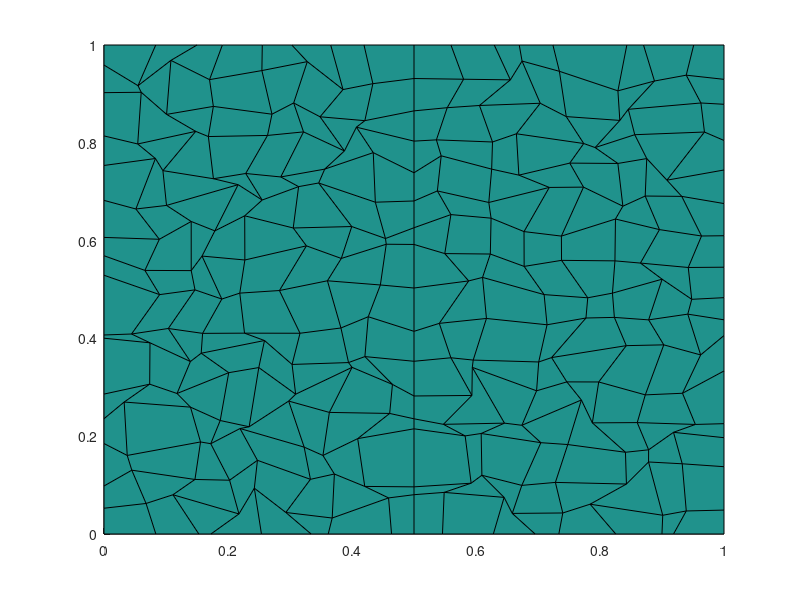

This figure's MATLAB source:
clear all; close all; clc
% random mesh generated for quadrilaterals

logi_save_plots = false;
logi_write_file = true;

logi_mid_x = true;
logi_mid_xy = false;

L=1;
n=16;
if(mod(n,2)~=0)
    error('if(mod(n,2)==0)')
end
h=L/n;
xi=linspace(0,L,n+1);
eta=xi;
fraction=0.50;

x=zeros(n+1,n+1);
y=x;
for i=1:n+1
    ax=1;   if(i==1||i==n+1),ax=0;end
    for j=1:n+1
        ay=1;   if(j==1||j==n+1),ay=0;end
        x(i,j) = xi(i) + (2*rand(1,1)-1)*h*fraction*ax;
        y(i,j) = eta(j)+ (2*rand(1,1)-1)*h*fraction*ay;
    end
end

%---------------------------------------------
% keep x=L/2 a straight line
if logi_mid_x
    xx=x;
    xx(n/2+1,:)=L/2;
    figure(2)
    surf(xx,y,ones(n+1,n+1))
    view(0,90)
    output_file2=strcat('.\figs\random_quad_mesh_mid_x_2mat_L',int2str(L),'_n',int2str(n),'_a',num2str(fraction,3));
    if(logi_save_plots)
        print('-dpdf',strcat(output_file2,'.pdf'));
        print('-dpng',strcat(output_file2,'.png'));
        saveas(gcf,strcat(output_file2,'.fig'),'fig');
    end
end
%---------------------------------------------
% keep x=L/2  and y=L/2 as straight lines
if logi_mid_xy
    yy=y;
    yy(:,n/2+1)=L/2;
    figure(3)
    surf(xx,yy,ones(n+1,n+1))
    view(0,90)
    output_file3=strcat('.\figs\random_quad_mesh_mid_xy_2mat_L',int2str(L),'_n',int2str(n),'_a',num2str(fraction,3));
    if(logi_save_plots)
        print('-dpdf',strcat(output_file3,'.pdf'));
        print('-dpng',strcat(output_file3,'.png'));
        saveas(gcf,strcat(output_file3,'.fig'),'fig');
    end
end
%
%---------------------------------------------
%
if(~logi_write_file), return; end;
%
%---------------------------------------------
% save txt file
matID=[1 2];
srcID=[1 2];

% date and time;
[yr, mo, da, hr, mi, s] = datevec(now);

ncells = n*n;

%%%%%%%%%%%%%%
if logi_mid_x
    %%%%%%%%%%%%%%
    output_file2=strcat(output_file2,'.txt')
    fid=fopen(output_file2,'w');
    
    fprintf(fid,'# Date: %d/%d/%d   Time: %d:%d\n', mo, da, yr, hr, mi);
    
    fprintf(fid,'# dimensions \n');
    fprintf(fid,'%g %g \n',L,L);
    
    fprintf(fid,'# connectivity \n');
    fprintf(fid,'%d\n',ncells);
    iel=0;
    for i=1:n
        for j=1:n
            iel=iel+1;
            skip = 4*(iel-1);
            i1 = skip + 1;
            i2 = skip + 2;
            i3 = skip + 3;
            i4 = skip + 4;
            xave=(xx(i,j)+xx(i+1,j)+xx(i+1,j+1)+xx(i,j+1))/4;
            if(xave<L/2)
                imat=1;
            else
                imat=2;
            end
            fprintf(fid,'%d %d %d %d %d %d %d \n',4,i1,i2,i3,i4,matID(imat),srcID(imat));
        end
    end
    
    fprintf(fid,'# DG vertices (counter-clockwise) \n');
    fprintf(fid,'%d\n',4*ncells);
    for i=1:n
        for j=1:n
            fprintf(fid,' %g %g \n %g %g \n %g %g \n %g %g \n',xx(i,j)    ,y(i,j)    ,...
                xx(i+1,j)  ,y(i+1,j)  ,...
                xx(i+1,j+1),y(i+1,j+1),...
                xx(i,j+1)  ,y(i,j+1)  );
        end
    end
    
    fprintf(fid,'# grid vertices (counter-clockwise) \n');
    fprintf(fid,'%d\n',(n+1)^2);
    for i=1:n+1
        for j=1:n+1
            fprintf(fid,'%g %g \n',xx(i,j),y(i,j) );
        end
    end
    
    fclose(fid);
end
%%%%%%%%%%%%%%%%%%%%%
if logi_mid_xy
    output_file3=strcat(output_file3,'.txt')
    fid=fopen(output_file3,'w');
    
    fprintf(fid,'# Date: %d/%d/%d   Time: %d:%d\n', mo, da, yr, hr, mi);
    
    fprintf(fid,'# dimensions \n');
    fprintf(fid,'%g %g \n',L,L);
    
    fprintf(fid,'# connectivity \n');
    fprintf(fid,'%d\n',ncells);
    iel=0;
    for i=1:n
        for j=1:n
            iel=iel+1;
            skip = 4*(iel-1);
            i1 = skip + 1;
            i2 = skip + 2;
            i3 = skip + 3;
            i4 = skip + 4;
            xave=(xx(i,j)+xx(i+1,j)+xx(i+1,j+1)+xx(i,j+1))/4;
            if(xave<L/2)
                imat=1;
            else
                imat=2;
            end
            fprintf(fid,'%d %d %d %d %d %d %d \n',4,i1,i2,i3,i4,matID(imat),srcID(imat));
            fprintf(fid,'%d %d %d %d %d %d %d \n',4,i1,i2,i3,i4,matID,srcID);
        end
    end
    
    fprintf(fid,'# DG vertices (counter-clockwise) \n');
    fprintf(fid,'%d\n',4*ncells);
    for i=1:n
        for j=1:n
            fprintf(fid,' %g %g \n %g %g \n %g %g \n %g %g \n',xx(i,j)    ,yy(i,j)    ,...
                xx(i+1,j)  ,yy(i+1,j)  ,...
                xx(i+1,j+1),yy(i+1,j+1),...
                xx(i,j+1)  ,yy(i,j+1)  );
        end
    end
    
    fprintf(fid,'# grid vertices (counter-clockwise) \n');
    fprintf(fid,'%d\n',(n+1)^2);
    for i=1:n+1
        for j=1:n+1
            fprintf(fid,'%g %g \n',xx(i,j),yy(i,j) );
        end
    end
    
    fclose(fid);
    %%%%%%%%%%%%%%
end
%%%%%%%%%%%%%%


